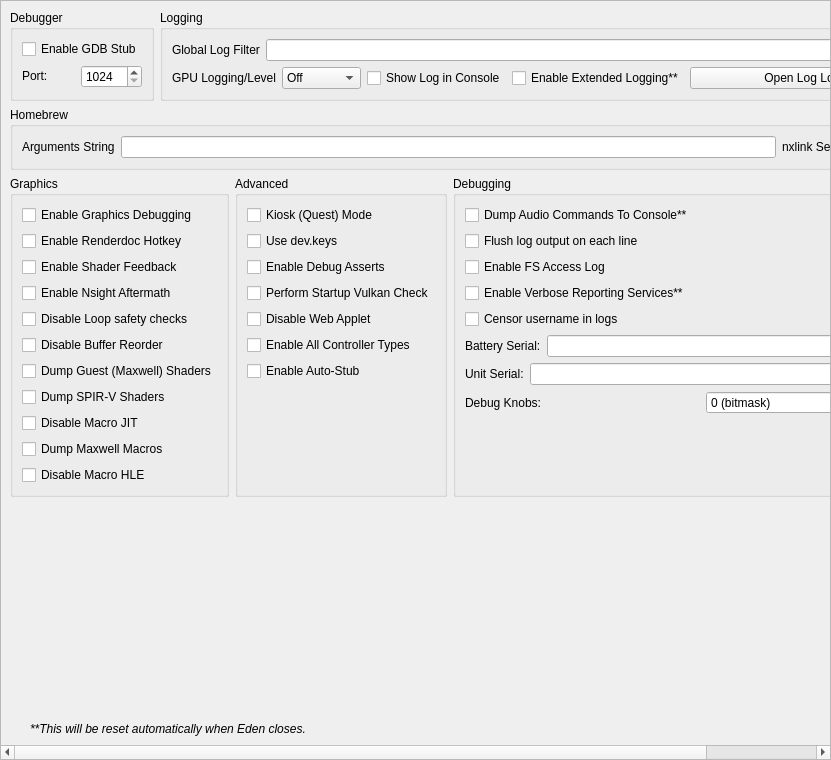
<?xml version="1.0" encoding="UTF-8"?>
<ui version="4.0">
 <class>ConfigureDebug</class>
 <widget class="QScrollArea" name="ConfigureDebug">
  <property name="geometry">
   <rect>
    <x>0</x>
    <y>0</y>
    <width>831</width>
    <height>760</height>
   </rect>
  </property>
  <property name="widgetResizable">
   <bool>true</bool>
  </property>
  <widget class="QWidget" name="widget">
   <property name="geometry">
    <rect>
     <x>0</x>
     <y>0</y>
     <width>829</width>
     <height>758</height>
    </rect>
   </property>
   <layout class="QVBoxLayout" name="verticalLayout_1">
    <item>
     <layout class="QHBoxLayout" name="horizontalLayout">
      <property name="topMargin">
       <number>0</number>
      </property>
      <item>
       <widget class="QGroupBox" name="groupBox">
        <property name="sizePolicy">
         <sizepolicy hsizetype="Preferred" vsizetype="Preferred">
          <horstretch>0</horstretch>
          <verstretch>0</verstretch>
         </sizepolicy>
        </property>
        <property name="title">
         <string>Debugger</string>
        </property>
        <property name="alignment">
         <set>Qt::AlignmentFlag::AlignLeading|Qt::AlignmentFlag::AlignLeft|Qt::AlignmentFlag::AlignTop</set>
        </property>
        <property name="flat">
         <bool>false</bool>
        </property>
        <property name="checkable">
         <bool>false</bool>
        </property>
        <layout class="QVBoxLayout" name="verticalLayout_3">
         <item>
          <widget class="QWidget" name="debug_widget" native="true">
           <property name="sizePolicy">
            <sizepolicy hsizetype="Preferred" vsizetype="Maximum">
             <horstretch>0</horstretch>
             <verstretch>0</verstretch>
            </sizepolicy>
           </property>
           <layout class="QVBoxLayout" name="verticalLayout">
            <property name="sizeConstraint">
             <enum>QLayout::SizeConstraint::SetDefaultConstraint</enum>
            </property>
            <property name="leftMargin">
             <number>0</number>
            </property>
            <property name="topMargin">
             <number>0</number>
            </property>
            <property name="rightMargin">
             <number>0</number>
            </property>
            <property name="bottomMargin">
             <number>0</number>
            </property>
            <item>
             <widget class="QCheckBox" name="toggle_gdbstub">
              <property name="sizePolicy">
               <sizepolicy hsizetype="Maximum" vsizetype="Maximum">
                <horstretch>0</horstretch>
                <verstretch>0</verstretch>
               </sizepolicy>
              </property>
              <property name="text">
               <string>Enable GDB Stub</string>
              </property>
             </widget>
            </item>
            <item>
             <widget class="QWidget" name="horizontalWidget_3" native="true">
              <property name="sizePolicy">
               <sizepolicy hsizetype="Preferred" vsizetype="Maximum">
                <horstretch>0</horstretch>
                <verstretch>0</verstretch>
               </sizepolicy>
              </property>
              <layout class="QHBoxLayout" name="horizontalLayout_3">
               <property name="leftMargin">
                <number>0</number>
               </property>
               <property name="topMargin">
                <number>0</number>
               </property>
               <property name="rightMargin">
                <number>0</number>
               </property>
               <property name="bottomMargin">
                <number>0</number>
               </property>
               <item>
                <widget class="QLabel" name="label_11">
                 <property name="sizePolicy">
                  <sizepolicy hsizetype="Minimum" vsizetype="Maximum">
                   <horstretch>0</horstretch>
                   <verstretch>0</verstretch>
                  </sizepolicy>
                 </property>
                 <property name="text">
                  <string>Port:</string>
                 </property>
                </widget>
               </item>
               <item>
                <widget class="QSpinBox" name="gdbport_spinbox">
                 <property name="sizePolicy">
                  <sizepolicy hsizetype="Preferred" vsizetype="Maximum">
                   <horstretch>0</horstretch>
                   <verstretch>0</verstretch>
                  </sizepolicy>
                 </property>
                 <property name="minimum">
                  <number>1024</number>
                 </property>
                 <property name="maximum">
                  <number>65535</number>
                 </property>
                </widget>
               </item>
              </layout>
             </widget>
            </item>
           </layout>
          </widget>
         </item>
        </layout>
       </widget>
      </item>
      <item>
       <widget class="QGroupBox" name="groupBox_2">
        <property name="sizePolicy">
         <sizepolicy hsizetype="Expanding" vsizetype="Preferred">
          <horstretch>0</horstretch>
          <verstretch>0</verstretch>
         </sizepolicy>
        </property>
        <property name="title">
         <string>Logging</string>
        </property>
        <layout class="QGridLayout" name="gridLayout_1">
         <item row="0" column="0" colspan="4">
          <widget class="QWidget" name="logging_widget" native="true">
           <property name="sizePolicy">
            <sizepolicy hsizetype="Preferred" vsizetype="Maximum">
             <horstretch>0</horstretch>
             <verstretch>0</verstretch>
            </sizepolicy>
           </property>
           <layout class="QHBoxLayout" name="horizontalLayout_1">
            <property name="leftMargin">
             <number>0</number>
            </property>
            <property name="topMargin">
             <number>0</number>
            </property>
            <property name="rightMargin">
             <number>0</number>
            </property>
            <property name="bottomMargin">
             <number>0</number>
            </property>
            <item>
             <widget class="QLabel" name="label_1">
              <property name="sizePolicy">
               <sizepolicy hsizetype="Preferred" vsizetype="Preferred">
                <horstretch>0</horstretch>
                <verstretch>0</verstretch>
               </sizepolicy>
              </property>
              <property name="text">
               <string>Global Log Filter</string>
              </property>
             </widget>
            </item>
            <item>
             <widget class="QLineEdit" name="log_filter_edit"/>
            </item>
           </layout>
          </widget>
         </item>
         <item row="1" column="0">
          <widget class="QWidget" name="gpu_log_level_widget" native="true">
           <property name="sizePolicy">
            <sizepolicy hsizetype="Preferred" vsizetype="Maximum">
             <horstretch>0</horstretch>
             <verstretch>0</verstretch>
            </sizepolicy>
           </property>
           <layout class="QHBoxLayout" name="gpu_log_level_layout">
            <property name="leftMargin">
             <number>0</number>
            </property>
            <property name="topMargin">
             <number>0</number>
            </property>
            <property name="rightMargin">
             <number>0</number>
            </property>
            <property name="bottomMargin">
             <number>0</number>
            </property>
            <item>
             <widget class="QLabel" name="gpu_log_level_label">
              <property name="text">
               <string>GPU Logging/Level</string>
              </property>
             </widget>
            </item>
            <item>
             <widget class="QComboBox" name="gpu_log_level">
              <property name="toolTip">
               <string>Detail level for GPU logs. Off disables logging entirely.</string>
              </property>
              <item>
               <property name="text">
                <string>Off</string>
               </property>
              </item>
              <item>
               <property name="text">
                <string>Errors</string>
               </property>
              </item>
              <item>
               <property name="text">
                <string>Standard</string>
               </property>
              </item>
              <item>
               <property name="text">
                <string>Verbose</string>
               </property>
              </item>
              <item>
               <property name="text">
                <string>All</string>
               </property>
              </item>
             </widget>
            </item>
           </layout>
          </widget>
         </item>
         <item row="1" column="1">
          <widget class="QCheckBox" name="toggle_console">
           <property name="text">
            <string>Show Log in Console</string>
           </property>
          </widget>
         </item>
         <item row="1" column="2">
          <widget class="QCheckBox" name="extended_logging">
           <property name="enabled">
            <bool>true</bool>
           </property>
           <property name="toolTip">
            <string>When checked, the max size of the log increases from 100 MB to 1 GB</string>
           </property>
           <property name="text">
            <string>Enable Extended Logging**</string>
           </property>
          </widget>
         </item>
         <item row="1" column="3">
          <widget class="QPushButton" name="open_log_button">
           <property name="sizePolicy">
            <sizepolicy hsizetype="Expanding" vsizetype="Maximum">
             <horstretch>1</horstretch>
             <verstretch>0</verstretch>
            </sizepolicy>
           </property>
           <property name="minimumSize">
            <size>
             <width>250</width>
             <height>0</height>
            </size>
           </property>
           <property name="text">
            <string>Open Log Location</string>
           </property>
          </widget>
         </item>
        </layout>
       </widget>
      </item>
     </layout>
    </item>
    <item>
     <widget class="QGroupBox" name="groupBox_3">
      <property name="title">
       <string>Homebrew</string>
      </property>
      <layout class="QHBoxLayout" name="horizontalLayout_4">
       <item>
        <widget class="QLabel" name="label_3">
         <property name="text">
          <string>Arguments String</string>
         </property>
        </widget>
       </item>
       <item>
        <widget class="QLineEdit" name="homebrew_args_edit"/>
       </item>
       <item>
        <widget class="QLabel" name="nxlink_server_mode_label">
         <property name="text">
          <string>nxlink Server</string>
         </property>
        </widget>
       </item>
       <item>
        <widget class="QComboBox" name="nxlink_server_mode">
         <property name="toolTip">
          <string>Starts a local nxlink server for homebrew stdout/stderr streams.</string>
         </property>
         <item>
          <property name="text">
           <string>Disabled</string>
          </property>
         </item>
         <item>
          <property name="text">
           <string>Eden Log</string>
          </property>
         </item>
        </widget>
       </item>
      </layout>
     </widget>
    </item>
    <item>
     <layout class="QHBoxLayout" name="horizontalLayout_2">
      <item>
       <widget class="QGroupBox" name="groupBox_4">
        <property name="title">
         <string>Graphics</string>
        </property>
        <layout class="QGridLayout" name="gridLayout_2">
         <item row="4" column="0">
          <widget class="QCheckBox" name="disable_loop_safety_checks">
           <property name="toolTip">
            <string>When checked, it executes shaders without loop logic changes</string>
           </property>
           <property name="text">
            <string>Disable Loop safety checks</string>
           </property>
          </widget>
         </item>
         <item row="9" column="0">
          <widget class="QCheckBox" name="dump_macros">
           <property name="enabled">
            <bool>true</bool>
           </property>
           <property name="toolTip">
            <string>When checked, it will dump all the macro programs of the GPU</string>
           </property>
           <property name="text">
            <string>Dump Maxwell Macros</string>
           </property>
          </widget>
         </item>
         <item row="3" column="0">
          <widget class="QCheckBox" name="enable_nsight_aftermath">
           <property name="toolTip">
            <string>When checked, it enables Nsight Aftermath crash dumps</string>
           </property>
           <property name="text">
            <string>Enable Nsight Aftermath</string>
           </property>
          </widget>
         </item>
         <item row="6" column="0">
          <widget class="QCheckBox" name="dump_guest_shaders">
           <property name="enabled">
            <bool>true</bool>
           </property>
           <property name="toolTip">
            <string>When checked, it will dump original Maxwell guest shader bytecode (the input to the recompiler) as .ash files under DumpDir/shaders/. Useful for inspection with nvdisasm.</string>
           </property>
           <property name="text">
            <string>Dump Guest (Maxwell) Shaders</string>
           </property>
          </widget>
         </item>
         <item row="1" column="0">
          <widget class="QCheckBox" name="enable_renderdoc_hotkey">
           <property name="text">
            <string>Enable Renderdoc Hotkey</string>
           </property>
          </widget>
         </item>
         <item row="8" column="0">
          <widget class="QCheckBox" name="disable_macro_jit">
           <property name="enabled">
            <bool>true</bool>
           </property>
           <property name="toolTip">
            <string>When checked, it disables the macro Just In Time compiler. Enabling this makes games run slower</string>
           </property>
           <property name="text">
            <string>Disable Macro JIT</string>
           </property>
          </widget>
         </item>
         <item row="10" column="0">
          <widget class="QCheckBox" name="disable_macro_hle">
           <property name="enabled">
            <bool>true</bool>
           </property>
           <property name="toolTip">
            <string>When checked, it disables the macro HLE functions. Enabling this makes games run slower</string>
           </property>
           <property name="text">
            <string>Disable Macro HLE</string>
           </property>
          </widget>
         </item>
         <item row="0" column="0">
          <widget class="QCheckBox" name="enable_graphics_debugging">
           <property name="enabled">
            <bool>true</bool>
           </property>
           <property name="toolTip">
            <string>When checked, the graphics API enters a slower debugging mode</string>
           </property>
           <property name="text">
            <string>Enable Graphics Debugging</string>
           </property>
          </widget>
         </item>
         <item row="11" column="0">
          <spacer name="verticalSpacer_5">
           <property name="orientation">
            <enum>Qt::Orientation::Vertical</enum>
           </property>
           <property name="sizeType">
            <enum>QSizePolicy::Policy::Preferred</enum>
           </property>
           <property name="sizeHint" stdset="0">
            <size>
             <width>20</width>
             <height>0</height>
            </size>
           </property>
          </spacer>
         </item>
         <item row="2" column="0">
          <widget class="QCheckBox" name="enable_shader_feedback">
           <property name="toolTip">
            <string>When checked, yuzu will log statistics about the compiled pipeline cache</string>
           </property>
           <property name="text">
            <string>Enable Shader Feedback</string>
           </property>
          </widget>
         </item>
         <item row="5" column="0">
          <widget class="QCheckBox" name="disable_buffer_reorder">
           <property name="toolTip">
            <string>&lt;html&gt;&lt;head/&gt;&lt;body&gt;&lt;p&gt;When checked, disables reordering of mapped memory uploads which allows to associate uploads with specific draws. May reduce performance in some cases.&lt;/p&gt;&lt;/body&gt;&lt;/html&gt;</string>
           </property>
           <property name="text">
            <string>Disable Buffer Reorder</string>
           </property>
          </widget>
         </item>
         <item row="7" column="0">
          <widget class="QCheckBox" name="gpu_log_shader_dumps">
           <property name="toolTip">
            <string>When checked, it will dump the recompiler's output SPIR-V binaries (.spv) under LogDir/shaders/. Inspect via SPIRV-Tools (spirv-dis / spirv-cross / spirv-val) or RenderDoc.</string>
           </property>
           <property name="text">
            <string>Dump SPIR-V Shaders</string>
           </property>
          </widget>
         </item>
        </layout>
       </widget>
      </item>
      <item>
       <widget class="QGroupBox" name="groupBox_6">
        <property name="title">
         <string>Advanced</string>
        </property>
        <layout class="QGridLayout" name="gridLayout_4">
         <item row="3" column="0">
          <widget class="QCheckBox" name="perform_vulkan_check">
           <property name="toolTip">
            <string>Enables yuzu to check for a working Vulkan environment when the program starts up. Disable this if this is causing issues with external programs seeing yuzu.</string>
           </property>
           <property name="text">
            <string>Perform Startup Vulkan Check</string>
           </property>
          </widget>
         </item>
         <item row="4" column="0">
          <widget class="QCheckBox" name="disable_web_applet">
           <property name="text">
            <string>Disable Web Applet</string>
           </property>
          </widget>
         </item>
         <item row="5" column="0">
          <widget class="QCheckBox" name="enable_all_controllers">
           <property name="text">
            <string>Enable All Controller Types</string>
           </property>
          </widget>
         </item>
         <item row="6" column="0">
          <widget class="QCheckBox" name="use_auto_stub">
           <property name="text">
            <string>Enable Auto-Stub</string>
           </property>
          </widget>
         </item>
         <item row="0" column="0">
          <widget class="QCheckBox" name="quest_flag">
           <property name="text">
            <string>Kiosk (Quest) Mode</string>
           </property>
          </widget>
         </item>
         <item row="1" column="0">
          <widget class="QCheckBox" name="use_dev_keys">
           <property name="text">
            <string>Use dev.keys</string>
           </property>
          </widget>
         </item>
         <item row="2" column="0">
          <widget class="QCheckBox" name="use_debug_asserts">
           <property name="text">
            <string>Enable Debug Asserts</string>
           </property>
          </widget>
         </item>
         <item row="7" column="0">
          <spacer name="verticalSpacer_4">
           <property name="orientation">
            <enum>Qt::Orientation::Vertical</enum>
           </property>
           <property name="sizeType">
            <enum>QSizePolicy::Policy::Expanding</enum>
           </property>
           <property name="sizeHint" stdset="0">
            <size>
             <width>20</width>
             <height>0</height>
            </size>
           </property>
          </spacer>
         </item>
        </layout>
       </widget>
      </item>
      <item>
       <widget class="QGroupBox" name="groupBox_5">
        <property name="title">
         <string>Debugging</string>
        </property>
        <layout class="QGridLayout" name="gridLayout_3">
         <item row="6" column="0">
          <widget class="QWidget" name="serial_battery_widget" native="true">
           <property name="sizePolicy">
            <sizepolicy hsizetype="Preferred" vsizetype="Maximum">
             <horstretch>0</horstretch>
             <verstretch>0</verstretch>
            </sizepolicy>
           </property>
           <layout class="QHBoxLayout" name="horizontalLayout_11">
            <property name="leftMargin">
             <number>0</number>
            </property>
            <property name="topMargin">
             <number>0</number>
            </property>
            <property name="rightMargin">
             <number>0</number>
            </property>
            <property name="bottomMargin">
             <number>0</number>
            </property>
            <item>
             <widget class="QLabel" name="label_12">
              <property name="sizePolicy">
               <sizepolicy hsizetype="Preferred" vsizetype="Preferred">
                <horstretch>0</horstretch>
                <verstretch>0</verstretch>
               </sizepolicy>
              </property>
              <property name="text">
               <string>Battery Serial:</string>
              </property>
             </widget>
            </item>
            <item>
             <widget class="QLineEdit" name="serial_battery_edit"/>
            </item>
           </layout>
          </widget>
         </item>
         <item row="8" column="0">
          <widget class="QWidget" name="debug_knobs_widget" native="true">
           <property name="sizePolicy">
            <sizepolicy hsizetype="Preferred" vsizetype="Maximum">
             <horstretch>0</horstretch>
             <verstretch>0</verstretch>
            </sizepolicy>
           </property>
           <layout class="QHBoxLayout" name="horizontalLayout_debug_knobs">
            <property name="leftMargin">
             <number>0</number>
            </property>
            <property name="topMargin">
             <number>0</number>
            </property>
            <property name="rightMargin">
             <number>0</number>
            </property>
            <property name="bottomMargin">
             <number>0</number>
            </property>
            <item>
             <widget class="QLabel" name="label_debug_knobs">
              <property name="sizePolicy">
               <sizepolicy hsizetype="Preferred" vsizetype="Preferred">
                <horstretch>0</horstretch>
                <verstretch>0</verstretch>
               </sizepolicy>
              </property>
              <property name="text">
               <string>Debug Knobs:</string>
              </property>
             </widget>
            </item>
            <item>
             <widget class="QSpinBox" name="debug_knobs_spinbox">
              <property name="minimum">
               <number>0</number>
              </property>
              <property name="maximum">
               <number>65535</number>
              </property>
              <property name="toolTip">
               <string>Bitmask for quick development toggles</string>
              </property>
              <property name="statusTip">
               <string>Set debug knobs (bitmask)</string>
              </property>
              <property name="whatsThis">
               <string>16-bit debug knob set for quick development toggles</string>
              </property>
              <property name="suffix">
               <string> (bitmask)</string>
              </property>
             </widget>
            </item>
           </layout>
          </widget>
         </item>
         <item row="7" column="0">
          <widget class="QWidget" name="serial_board_widget" native="true">
           <property name="sizePolicy">
            <sizepolicy hsizetype="Preferred" vsizetype="Maximum">
             <horstretch>0</horstretch>
             <verstretch>0</verstretch>
            </sizepolicy>
           </property>
           <layout class="QHBoxLayout" name="horizontalLayout_12">
            <property name="leftMargin">
             <number>0</number>
            </property>
            <property name="topMargin">
             <number>0</number>
            </property>
            <property name="rightMargin">
             <number>0</number>
            </property>
            <property name="bottomMargin">
             <number>0</number>
            </property>
            <item>
             <widget class="QLabel" name="label_13">
              <property name="sizePolicy">
               <sizepolicy hsizetype="Preferred" vsizetype="Preferred">
                <horstretch>0</horstretch>
                <verstretch>0</verstretch>
               </sizepolicy>
              </property>
              <property name="text">
               <string>Unit Serial:</string>
              </property>
             </widget>
            </item>
            <item>
             <widget class="QLineEdit" name="serial_board_edit"/>
            </item>
           </layout>
          </widget>
         </item>
         <item row="20" column="0">
          <spacer name="verticalSpacer_3">
           <property name="orientation">
            <enum>Qt::Orientation::Vertical</enum>
           </property>
           <property name="sizeType">
            <enum>QSizePolicy::Policy::Expanding</enum>
           </property>
           <property name="sizeHint" stdset="0">
            <size>
             <width>20</width>
             <height>0</height>
            </size>
           </property>
          </spacer>
         </item>
         <item row="1" column="0">
          <widget class="QCheckBox" name="dump_audio_commands">
           <property name="toolTip">
            <string>Enable this to output the latest generated audio command list to the console. Only affects games using the audio renderer.</string>
           </property>
           <property name="text">
            <string>Dump Audio Commands To Console**</string>
           </property>
          </widget>
         </item>
         <item row="2" column="0">
          <widget class="QCheckBox" name="flush_line">
           <property name="text">
            <string>Flush log output on each line</string>
           </property>
          </widget>
         </item>
         <item row="3" column="0">
          <widget class="QCheckBox" name="fs_access_log">
           <property name="text">
            <string>Enable FS Access Log</string>
           </property>
          </widget>
         </item>
         <item row="4" column="0">
          <widget class="QCheckBox" name="reporting_services">
           <property name="text">
            <string>Enable Verbose Reporting Services**</string>
           </property>
          </widget>
         </item>
         <item row="5" column="0">
          <widget class="QCheckBox" name="censor_username">
           <property name="text">
            <string>Censor username in logs</string>
           </property>
          </widget>
         </item>
        </layout>
       </widget>
      </item>
     </layout>
    </item>
    <item>
     <spacer name="verticalSpacer">
      <property name="orientation">
       <enum>Qt::Orientation::Vertical</enum>
      </property>
      <property name="sizeHint" stdset="0">
       <size>
        <width>20</width>
        <height>0</height>
       </size>
      </property>
     </spacer>
    </item>
    <item>
     <widget class="QLabel" name="label_5">
      <property name="sizePolicy">
       <sizepolicy hsizetype="Expanding" vsizetype="Preferred">
        <horstretch>0</horstretch>
        <verstretch>0</verstretch>
       </sizepolicy>
      </property>
      <property name="font">
       <font>
        <italic>true</italic>
       </font>
      </property>
      <property name="text">
       <string>**This will be reset automatically when Eden closes.</string>
      </property>
      <property name="indent">
       <number>20</number>
      </property>
     </widget>
    </item>
   </layout>
  </widget>
 </widget>
 <tabstops>
  <tabstop>log_filter_edit</tabstop>
  <tabstop>toggle_console</tabstop>
  <tabstop>extended_logging</tabstop>
  <tabstop>open_log_button</tabstop>
  <tabstop>homebrew_args_edit</tabstop>
  <tabstop>nxlink_server_mode</tabstop>
  <tabstop>enable_graphics_debugging</tabstop>
  <tabstop>enable_shader_feedback</tabstop>
  <tabstop>enable_nsight_aftermath</tabstop>
  <tabstop>fs_access_log</tabstop>
  <tabstop>reporting_services</tabstop>
  <tabstop>quest_flag</tabstop>
  <tabstop>use_debug_asserts</tabstop>
 </tabstops>
 <resources/>
 <connections/>
</ui>
